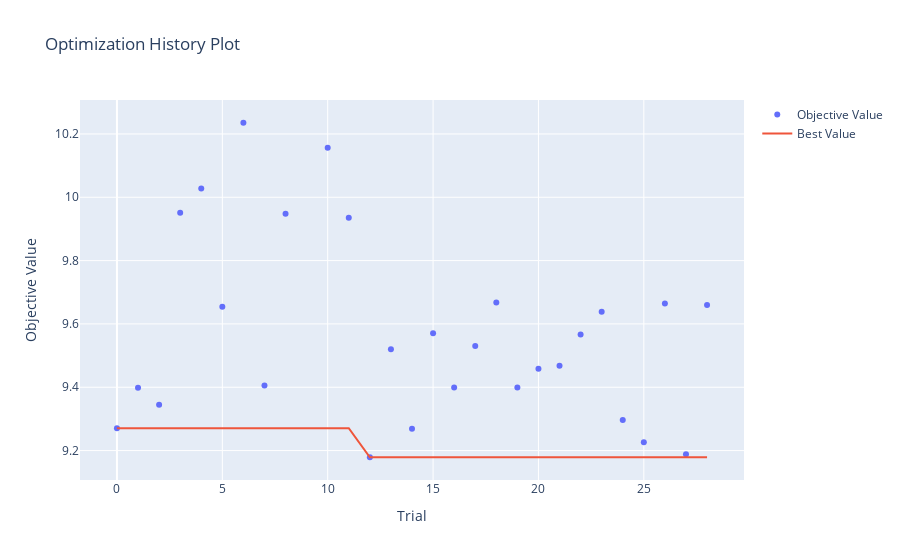

Source (notebook cell):
### Code cell
optuna.visualization.plot_optimization_history(study)

### Figure 1 — Plotly figure (JSON) as saved in the notebook; plotly's stock layout.template omitted (floating-point values rounded to 4 significant figures)
{"data": [{"mode": "markers", "name": "Objective Value", "type": "scatter", "x": [0, 1, 2, 3, 4, 5, 6, 7, 8, 10, 11, 12, 13, 14, 15, 16, 17, 18, 19, 20, 21, 22, 23, 24, 25, 26, 27, 28], "y": [9.271, 9.398, 9.345, 9.951, 10.03, 9.654, 10.24, 9.405, 9.948, 10.16, 9.935, 9.179, 9.52, 9.269, 9.571, 9.399, 9.53, 9.667, 9.399, 9.458, 9.468, 9.566, 9.638, 9.297, 9.226, 9.664, 9.189, 9.659]}, {"name": "Best Value", "type": "scatter", "x": [0, 1, 2, 3, 4, 5, 6, 7, 8, 10, 11, 12, 13, 14, 15, 16, 17, 18, 19, 20, 21, 22, 23, 24, 25, 26, 27, 28], "y": [9.271, 9.271, 9.271, 9.271, 9.271, 9.271, 9.271, 9.271, 9.271, 9.271, 9.271, 9.179, 9.179, 9.179, 9.179, 9.179, 9.179, 9.179, 9.179, 9.179, 9.179, 9.179, 9.179, 9.179, 9.179, 9.179, 9.179, 9.179]}], "layout": {"autosize": true, "title": {"text": "Optimization History Plot"}, "xaxis": {"autorange": true, "range": [-1.705, 29.7], "title": {"text": "Trial"}, "type": "linear"}, "yaxis": {"autorange": true, "range": [9.092, 10.32], "title": {"text": "Objective Value"}, "type": "linear"}}}
